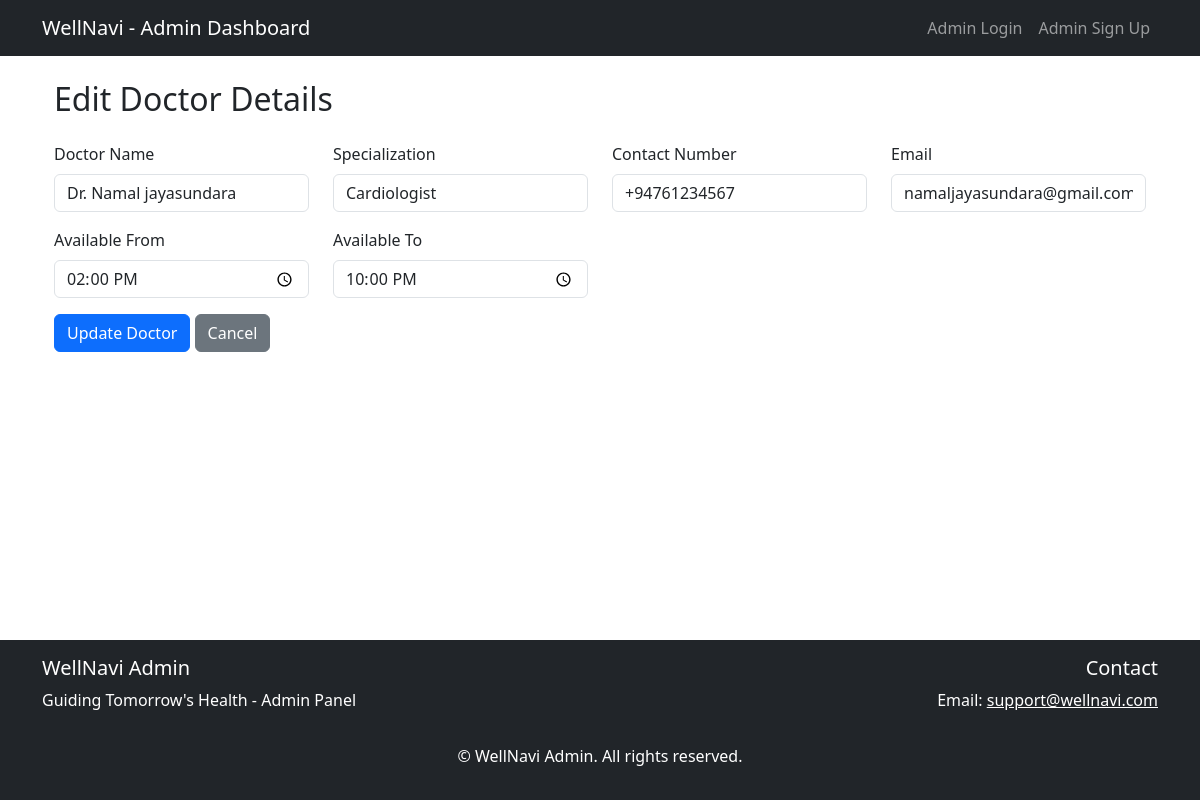
/edit_doctor/1, run on the app's committed database.
### website/models.py (models this page shows)
class Doctor(db.Model):
    id = db.Column(db.Integer, primary_key=True)
    name = db.Column(db.String(150), nullable=False)
    specialization = db.Column(db.String(150), nullable=False)
    contact_number = db.Column(db.String(15), nullable=False)
    email = db.Column(db.String(150), unique=True, nullable=False)
    available_from = db.Column(db.Time, nullable=False)
    available_to = db.Column(db.Time, nullable=False)
    appointments = db.relationship('Appointment', backref='doctor', passive_deletes=True)

### website/views.py (the view, shortened to what this page needs)
@views.route('/edit_doctor/<int:doctor_id>', methods=['GET', 'POST'])
def edit_doctor(doctor_id):
    doctor = Doctor.query.get_or_404(doctor_id)
    return render_template('edit_doctor.html', doctor=doctor, user=current_user)

### website/templates/edit_doctor.html
{% extends "adminbase.html" %} {% block title %}Edit Doctor{% endblock %} {%
block content %}
<div class="container">
  <h2 class="mb-4">Edit Doctor Details</h2>
  <form method="POST">
    <div class="row">
      <div class="col-md-3">
        <div class="mb-3">
          <label for="name" class="form-label">Doctor Name</label>
          <input
            type="text"
            class="form-control"
            id="name"
            name="name"
            value="{{ doctor.name }}"
            required
          />
        </div>
      </div>
      <div class="col-md-3">
        <div class="mb-3">
          <label for="specialization" class="form-label">Specialization</label>
          <input
            type="text"
            class="form-control"
            id="specialization"
            name="specialization"
            value="{{ doctor.specialization }}"
            required
          />
        </div>
      </div>
      <div class="col-md-3">
        <div class="mb-3">
          <label for="contact_number" class="form-label">Contact Number</label>
          <input
            type="text"
            class="form-control"
            id="contact_number"
            name="contact_number"
            value="{{ doctor.contact_number }}"
            required
          />
        </div>
      </div>
      <div class="col-md-3">
        <div class="mb-3">
          <label for="email" class="form-label">Email</label>
          <input
            type="email"
            class="form-control"
            id="email"
            name="email"
            value="{{ doctor.email }}"
            required
          />
        </div>
      </div>
      <div class="col-md-3">
        <div class="mb-3">
          <label for="available_from" class="form-label">Available From</label>
          <input
            type="time"
            class="form-control"
            id="available_from"
            name="available_from"
            value="{{ doctor.available_from }}"
            required
          />
        </div>
      </div>
      <div class="col-md-3">
        <div class="mb-3">
          <label for="available_to" class="form-label">Available To</label>
          <input
            type="time"
            class="form-control"
            id="available_to"
            name="available_to"
            value="{{ doctor.available_to }}"
            required
          />
        </div>
      </div>
    </div>
    <button type="submit" class="btn btn-primary">Update Doctor</button>
    <a href="{{ url_for('views.manage_doctors') }}" class="btn btn-secondary"
      >Cancel</a
    >
  </form>
</div>
{% endblock %}

### data on the page
Doctor: name "Dr. Namal jayasundara", specialization "Cardiologist", contact_number "+94761234567", email "namaljayasundara@gmail.com", available_from "14:00:00", available_to "22:00:00"
